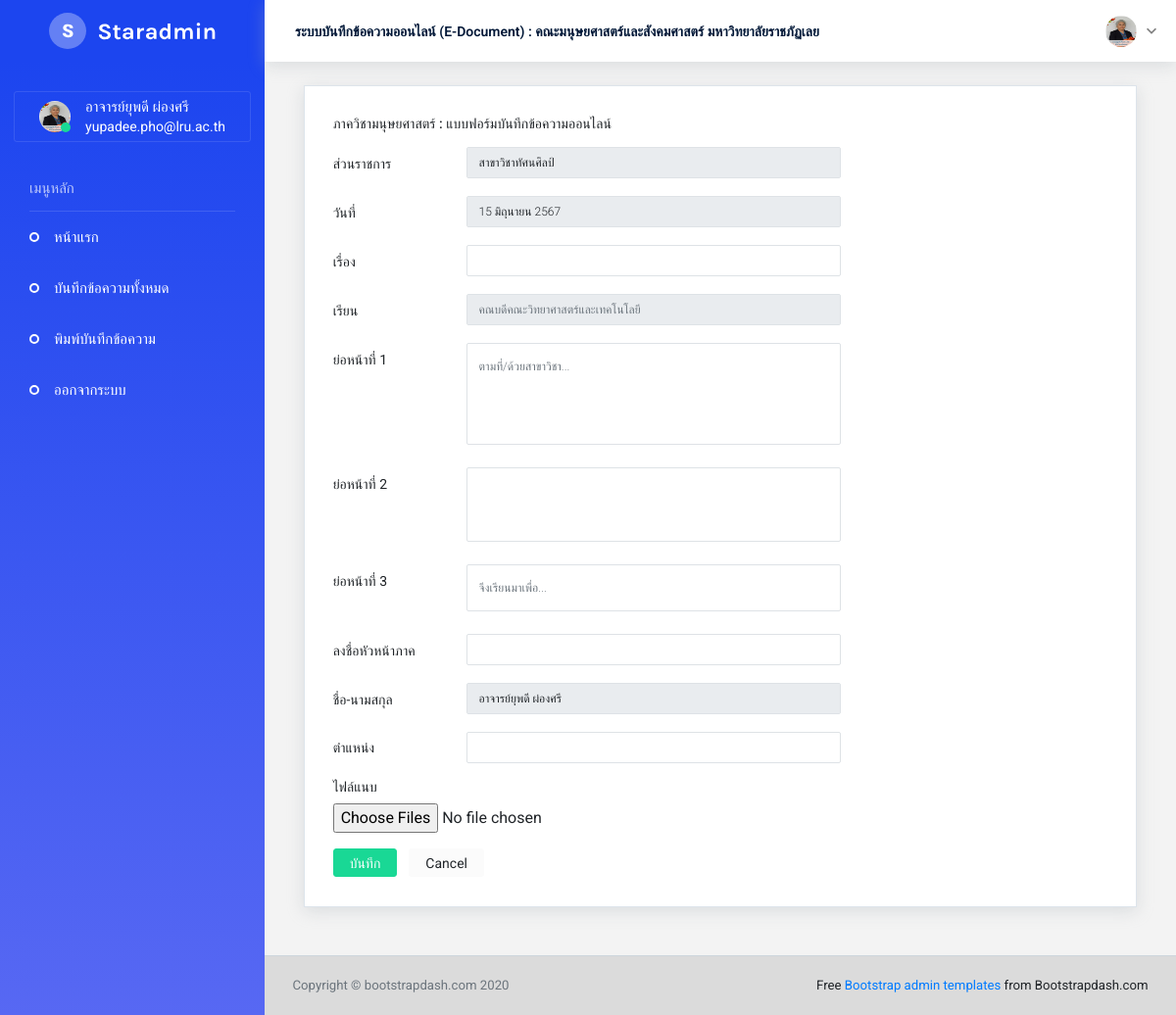
/depart-page.php (signed in), run on the app's committed database.
### tables this page shows
CREATE TABLE `member` (
  `id` int(4) NOT NULL,
  `field` varchar(100) NOT NULL,
  `name` varchar(100) NOT NULL,
  `email` varchar(100) NOT NULL,
  `pass` varchar(100) NOT NULL,
  `line_token` varchar(255) NOT NULL,
  `dep` varchar(100) NOT NULL,
  `status` char(1) NOT NULL,
  `image` varchar(100) NOT NULL,
  `rule` varchar(4) NOT NULL,
  `pass_update` char(1) NOT NULL
);

### depart-page.php (the view, shortened to what this page needs)
<?php
    include_once('connect.php');
    $id = $_SESSION["id"];
	$sql = "SELECT * FROM member WHERE id = ? ";
	$stmt = $conn->prepare($sql);
	$stmt->bind_param('s', $id);
	$stmt ->execute();
	$result = $stmt->get_result();
	$row = $result->fetch_assoc();
    function DateThai($strDate)
    {
        $strYear = date("Y",strtotime($strDate))+543;
        $strMonth= date("n",strtotime($strDate));
        $strDay= date("j",strtotime($strDate));
        $strMonthCut = Array("","มกราคม","กุมภาพันธ์","มีนาคม","เมษายน","พฤษภาคม","มิถุนายน","กรกฎาคม","สิงหาคม","กันยายน","ตุลาคม","พฤศจิกายน","ธันวาคม");
        $strMonthThai=$strMonthCut[$strMonth];
        return "$strDay $strMonthThai $strYear";
    }
    $strDate = date("Y-m-d");
?>
<!DOCTYPE html>
<html lang="en">
  <head>
    <link rel="stylesheet" href="assets/vendors/iconfonts/mdi/css/materialdesignicons.min.css">
    <link rel="stylesheet" href="assets/vendors/iconfonts/ionicons/dist/css/ionicons.css">
    <link rel="stylesheet" href="assets/vendors/iconfonts/flag-icon-css/css/flag-icon.min.css">
    <link rel="stylesheet" href="assets/vendors/css/vendor.bundle.base.css">
    <link rel="stylesheet" href="assets/vendors/css/vendor.bundle.addons.css">
    <link rel="stylesheet" href="assets/css/shared/style.css">
    <link rel="stylesheet" href="assets/css/demo_1/style.css">
  </head>
  <body>
    <div class="container-scroller">
      <nav class="navbar default-layout col-lg-12 col-12 p-0 fixed-top d-flex flex-row">
        <div class="text-center navbar-brand-wrapper d-flex align-items-top justify-content-center">
          <a class="navbar-brand brand-logo" href="index.html">
            <img src="assets/images/logo.svg" alt="logo" /> </a>
        </div>
        <div class="navbar-menu-wrapper d-flex align-items-center">
          <ul class="navbar-nav">
            <li class="nav-item font-weight-semibold d-none d-lg-block">ระบบบันทึกข้อความออนไลน์ (E-Document) : คณะมนุษยศาสตร์และสังคมศาสตร์ มหาวิทยาลัยราชภัฏเลย</li>
          </ul>
          <ul class="navbar-nav ml-auto">
            <li class="nav-item dropdown d-none d-xl-inline-block user-dropdown">
              <a class="nav-link dropdown-toggle" id="UserDropdown" href="#" data-toggle="dropdown" aria-expanded="false">
                <img class="img-xs rounded-circle" src="assets/images/user/<?php echo $row["image"];?>" alt="Profile image"> </a>
            </li>
          </ul>
        </div>
      </nav>
      <div class="container-fluid page-body-wrapper">
        <nav class="sidebar sidebar-offcanvas" id="sidebar">
          <ul class="nav">
            <li class="nav-item nav-profile">
              <a href="#" class="nav-link">
                <div class="profile-image">
                  <img class="img-xs rounded-circle" src="assets/images/user/<?php echo $row["image"];?>" alt="Profile image">
                  <div class="dot-indicator bg-success"></div>
                </div>
                <div class="text-wrapper">
                  <p class="profile-name"><?php echo $row["name"];?></p>
                  <p class="designation"><?php echo $row["email"];?></p>
                </div>
              </a>
            </li>
            <li class="nav-item nav-category">เมนูหลัก</li>
            <li class="nav-item">
              <a class="nav-link" href="all-memo-depart.php">
                <span class="menu-title">หน้าแรก</span>
              </a>
            </li>
            <li class="nav-item">
              <a class="nav-link" href="all-memo-depart.php">
                <span class="menu-title">บันทึกข้อความทั้งหมด</span>
              </a>
            </li>
            <li class="nav-item">
              <a class="nav-link" href="depart-page.php">
                <span class="menu-title">พิมพ์บันทึกข้อความ</span>
              </a>
            </li>
             <li class="nav-item">
              <a class="nav-link" href="sign-out.php">
                <span class="menu-title">ออกจากระบบ</span>
              </a>
            </li>
          </ul>
        </nav>
        <div class="main-panel">
          <div class="content-wrapper">
              <div class="col-12 grid-margin">
                <div class="card">
                  <div class="card-body">
                    <h4 class="card-title"><?php echo $row["dep"];?> : แบบฟอร์มบันทึกข้อความออนไลน์</h4>
                    <form class="comment-form" id="commentform" method="post" action="save-memo.php" enctype="multipart/form-data">
                      <div class="row">
                        <div class="col-md-8">
                          <div class="form-group row">
                            <label class="col-sm-3 col-form-label">ส่วนราชการ</label>
                            <div class="col-sm-9">
                              <input type="text" class="form-control" value="<?php echo $row["field"];?>" name="field" readonly/>
                            </div>
                          </div>
                        </div>
                      </div>
                      <div class="row">
                        <div class="col-md-8">
                          <div class="form-group row">
                            <label class="col-sm-3 col-form-label">วันที่</label>
                            <div class="col-sm-9">
                              <input class="form-control" value="<?php echo DateThai($strDate); ?>" name="memo_date" readonly/>
                            </div>
                          </div>
                        </div>
                      </div>
                      <div class="row">
                        <div class="col-md-8">
                          <div class="form-group row">
                            <label class="col-sm-3 col-form-label">เรื่อง</label>
                            <div class="col-sm-9">
                              <input type="text" class="form-control" name="title" required />
                            </div>
                          </div>
                        </div>
                      </div>
                      <div class="row">
                        <div class="col-md-8">
                          <div class="form-group row">
                            <label class="col-sm-3 col-form-label">เรียน</label>
                            <div class="col-sm-9">
                              <input type="text" class="form-control" placeholder="คณบดีคณะวิทยาศาสตร์และเทคโนโลยี" name="memo_to" readonly/>
                            </div>
                          </div>
                        </div>
                      </div>
                      <div class="row">
                        <div class="col-md-8">
                          <div class="form-group row">
                            <label class="col-sm-3 col-form-label">ย่อหน้าที่ 1</label>
                            <div class="col-sm-9">
                              <textarea class="form-control" id="exampleTextarea1" rows="5" placeholder="ตามที่/ด้วยสาขาวิชา..." name="paragraph1" required></textarea>
                            </div>
                          </div>
                        </div>
                      </div>
                      <div class="row">
                        <div class="col-md-8">
                          <div class="form-group row">
                            <label class="col-sm-3 col-form-label">ย่อหน้าที่ 2</label>
                            <div class="col-sm-9">
                              <textarea class="form-control" id="exampleTextarea1" rows="3" name="paragraph2"></textarea>
                            </div>
                          </div>
                        </div>
                      </div>
                      <div class="row">
                        <div class="col-md-8">
                          <div class="form-group row">
                            <label class="col-sm-3 col-form-label">ย่อหน้าที่ 3</label>
                            <div class="col-sm-9">
                              <textarea class="form-control" id="exampleTextarea1" rows="1" placeholder="จึงเรียนมาเพื่อ..." name="paragraph3" required></textarea>
                            </div>
                          </div>
                        </div>
                      </div>
                      <div class="row">
                        <div class="col-md-8">
                          <div class="form-group row">
                            <label class="col-sm-3 col-form-label">ลงชื่อหัวหน้าภาค</label>
                            <div class="col-sm-9">
                              <input type="text" class="form-control" name="sign" required />
                            </div>
                          </div>
                        </div>
                      </div>
                      <div class="row">
                        <div class="col-md-8">
                          <div class="form-group row">
                            <label class="col-sm-3 col-form-label">ชื่อ-นามสกุล</label>
                            <div class="col-sm-9">
                              <input type="text" class="form-control" value="<?php echo $row["name"];?>" name="name" readonly/>
                            </div>
                          </div>
                        </div>
                      </div>
                      <div class="row">
                        <div class="col-md-8">
                          <div class="form-group row">
                            <label class="col-sm-3 col-form-label">ตำแหน่ง</label>
                            <div class="col-sm-9">
                              <input type="text" class="form-control" name="position" required />
                            </div>
                          </div>
                        </div>
                      </div>
                      <div class="row">
                        <div class="col-md-8">
                          <div class="form-group">
                            <label for="exampleFormControlFile1">ไฟล์แนบ</label>
                            <input type="file" name="imageFile[]" multiple class="form-control-file" id="exampleFormControlFile1">
                          </div>
                        </div>
                      </div>
                      <button type="submit" class="btn btn-success mr-2" name="submit">บันทึก</button>
                      <button type="reset" class="btn btn-light">Cancel</button>
                    </form>
                  </div>
                </div>
              </div>
          </div>
          <footer class="footer">
            <div class="container-fluid clearfix">
              <span class="text-muted d-block text-center text-sm-left d-sm-inline-block">Copyright © bootstrapdash.com 2020</span>
              <span class="float-none float-sm-right d-block mt-1 mt-sm-0 text-center"> Free <a href="https://www.bootstrapdash.com/bootstrap-admin-template/" target="_blank">Bootstrap admin templates</a> from Bootstrapdash.com</span>
            </div>
          </footer>
        </div>
      </div>
    </div>
  </body>
</html>

### data on the page
member: image (picture), name "อาจารย์ยุพดี ผ่องศรี", email "yupadee.pho@lru.ac.th", dep "ภาควิชามนุษยศาสตร์", field "สาขาวิชาทัศนศิลป์"
